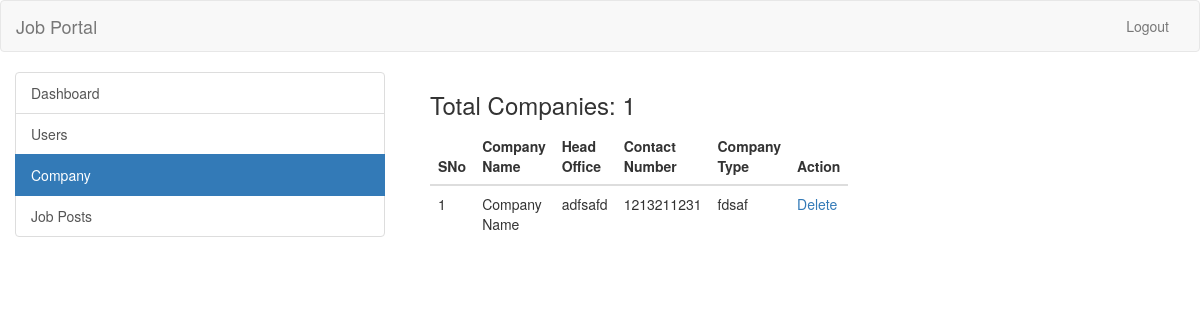
/admin/company.php (signed in), run on the app's committed database.
### tables this page shows
CREATE TABLE `company` (
  `id_company` int(11) NOT NULL,
  `companyname` varchar(255) NOT NULL,
  `headofficecity` varchar(255) NOT NULL,
  `country` varchar(255) NOT NULL,
  `state` varchar(255) NOT NULL,
  `city` varchar(255) NOT NULL,
  `contactno` varchar(255) NOT NULL,
  `website` varchar(255) NOT NULL,
  `companytype` varchar(255) NOT NULL,
  `email` varchar(255) NOT NULL,
  `password` varchar(255) NOT NULL,
  `createdAt` timestamp NOT NULL DEFAULT CURRENT_TIMESTAMP,
  `active` int(11) NOT NULL DEFAULT '2'
);

### admin/company.php (the view, shortened to what this page needs)
<?php
require_once("../db.php");
?>
<!DOCTYPE html>
<html lang="en">
  <head>
    <link rel="stylesheet" href="https://maxcdn.bootstrapcdn.com/bootstrap/3.3.7/css/bootstrap.min.css">
  </head>
  <body>
    <header>
      <nav class="navbar navbar-default">
        <div class="container-fluid">
          <div class="navbar-header">
            <a class="navbar-brand" href="../index.php">Job Portal</a>
          </div>
          <div class="collapse navbar-collapse" id="bs-example-navbar-collapse-1">
            <ul class="nav navbar-nav navbar-right">
              <li><a href="../logout.php">Logout</a></li>
            </ul>
          </div>
        </div>
      </nav>
    </header>
    <div class="container-fluid">
      <div class="row">
        <div class="col-md-4">
          <div class="list-group">
            <a href="dashboard.php" class="list-group-item">Dashboard</a>
            <a href="user.php" class="list-group-item">Users</a>
            <a href="company.php" class="list-group-item active">Company</a>
            <a href="job-posts.php" class="list-group-item">Job Posts</a>
          </div>
        </div>
        <div class="col-md-6">
          <div class="col-md-6">
        <?php
          $sql = "SELECT * FROM company  WHERE active='1'";
          $result = $conn->query($sql);
          if($result->num_rows > 0) {
            echo '<h3>Total Companies: ' . $result->num_rows . '</h3>';
          }
        ?>
          <table class="table">
            <thead>
              <th>SNo</th>
              <th>Company Name</th>
              <th>Head Office</th>
              <th>Contact Number</th>
              <th>Company Type</th>
              <th>Action</th>
            </thead>
            <tbody>
              <?php
                $sql = "SELECT * FROM company WHERE active='1'";
                $result = $conn->query($sql);
                if($result->num_rows > 0) {
                  $i = 0;
                  while($row = $result->fetch_assoc()) {
                    ?>
                      <tr>
                        <td><?php echo ++$i; ?></td>
                        <td><?php echo $row['companyname']; ?></td>
                        <td><?php echo $row['headofficecity']; ?></td>
                        <td><?php echo $row['contactno']; ?></td>
                        <td><?php echo $row['companytype']; ?></td>
                        <td><a href="delete-company.php?id=<?php echo $row['id_company']; ?>">Delete</a></td>
                      </tr>
                    <?php
                  }
                }
              ?>
            </tbody>
          </table>
        </div>
      </div>
    </div>
  </body>
</html>

### data on the page
company: companyname "Company Name", headofficecity "adfsafd", contactno "1213211231", companytype "fdsaf"

### other printed values
$result->num_rows "1"
